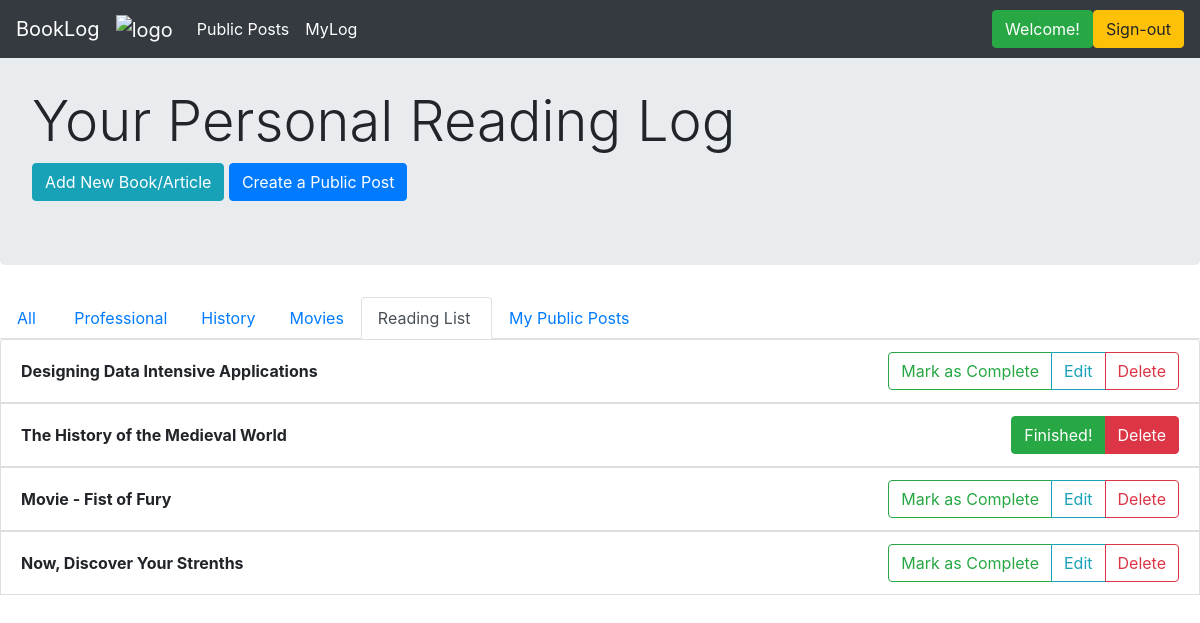
Before: /readinglist (signed in) with the older database file.
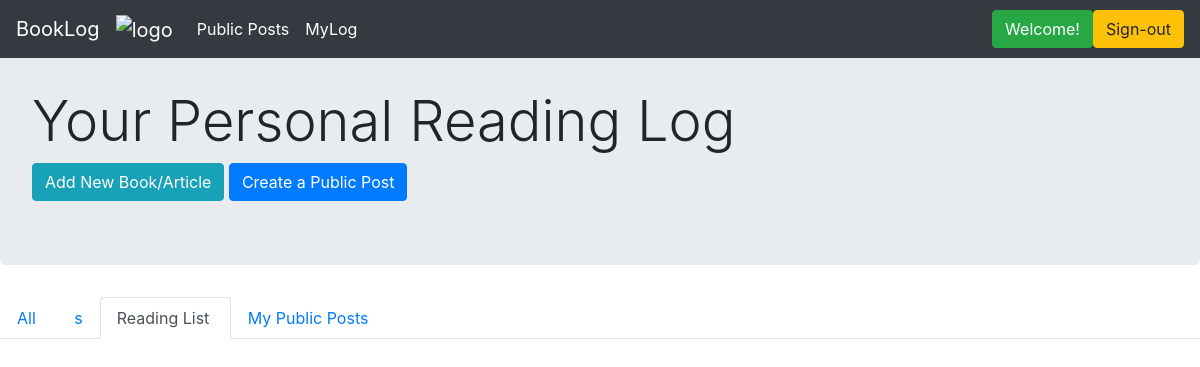
After: the same page with the newer database file.
### application/models.py (models this page shows)
class Category(db.Model):
    __tablename__ = 'categories'
    id = db.Column(db.Integer, primary_key=True)
    name = db.Column(db.String(150), index=True, nullable=False, unique=False)
    user_id = db.Column(db.Integer, ForeignKey('users.id'), nullable=False, index=False)
    user = relationship("User", backref="categories", foreign_keys=[user_id])

class Book(db.Model):
    __tablename__ = 'books_and_other_readings'
    id = db.Column(db.Integer, primary_key=True)
    title = db.Column(db.String(80), index=True, unique=False, nullable=False)
    author = db.Column(db.String(80), index=False, unique=False, nullable=True)
    date_started = db.Column(db.DateTime, index=False, unique=False, nullable=False)
    description = db.Column(db.Text, index=False, unique=False, nullable=True)
    complete = db.Column(db.Boolean, index=False, unique=False, nullable=True)
    user_id = db.Column(db.Integer, ForeignKey('users.id'), nullable=False, index=True)
    user = relationship("User", backref = "books", foreign_keys=[user_id])
    cat_id = db.Column(db.Integer, ForeignKey('categories.id'), nullable=True, index=True)
    category = relationship("Category", backref="books", foreign_keys=[cat_id])

### application/routes.py (the view)
@main_bp.route("/readinglist", methods=['GET'])
@login_required
def reading_list():
    user = User.query.filter_by(id=session.get("user_id")).first()
    books = user.books
    book_titles = []
    for b in reversed(books):
        book_titles.append(b.title)
    return render_template("readinglist.html", books = books, titles = book_titles, cats=user.categories)

### application/auth.py (called while the page is built)
@auth_bp.before_app_request
def load_logged_in_user():
    user_id = session.get('user_id')
    if user_id is None:
        g.user = None
    else:
        g.user = User.query.filter_by(id=user_id).first()

def login_required(view):
    @functools.wraps(view)
    def wrapped_view(**kwargs):
        if g.user is None:
            return redirect(url_for('auth_bp.login'))
        return view(**kwargs)
    return wrapped_view

### application/routes.py (called while the page is built)
@main_bp.before_app_request
def load_logged_in_user():
    user_id = session.get('user_id')
    if user_id is None:
        g.user = None
    else:
        g.user = User.query.filter_by(id=user_id).first()

### application/templates/readinglist.html (shortened to what this page needs)
{% extends 'layout.html' %}
{% block content %}
<div class="jumbotron">
    <br>
    <h1 class="display-4">Your Personal Reading Log</h1>
    <a href="{{url_for('main_bp.create_new')}}" class="btn btn-info" role="button">Add New Book/Article</a>
    <a href="{{url_for('main_bp.create_public_post')}}" class="btn btn-primary" role="button">Create a Public Post</a>
</div>
<ul class="nav nav-tabs">
  <li class="nav-item"> <a class="nav-link" href="{{url_for('main_bp.myLog')}}">All&nbsp;</a> </li>
  {% for cat in cats %}
       <li class="nav-item"> <a class="nav-link" href="{{url_for('main_bp.myLogCat', cat_id=cat.id)}}">{{cat.name}}</a> </li>
  {% endfor %}
  <li class="nav-item"> <a class="nav-link active" href="#">Reading List&nbsp;</a></li>
  <li class="nav-item"> <a class="nav-link" href="{{ url_for('main_bp.my_public_posts')}}">My Public Posts&nbsp;&nbsp;</a></li>
  <div class="btn-toolbar" role="toolbar">
  </div>
</ul>
<ul class="list-group">
{% for book in books %}
  <li class="list-group-item d-flex justify-content-between align-items-center">
    <b>{{titles[loop.index-1]}}</b>
    {% if book.complete %}
    <div class="btn-group" role="group" aria-label="Basic example">
       <a href="#" class="btn btn-success" role="button">Finished!</a>
       <a href="{{url_for('main_bp.delete', book_id=book.id)}}" class="btn btn-danger" role="button">Delete</a>
    </div>
    {% else %}
    <div class="btn-group" role="group" aria-label="Basic example">
      <a href="{{ url_for('main_bp.mark_done', book_id=book.id) }}" class="btn btn-outline-success" role="button">Mark as Complete</a>
      <button class="btn btn-outline-info" type="button" data-toggle="collapse" area-expanded="false" data-target={{"#log" + loop.index|string}}>Edit</button>
      <a href="{{ url_for('main_bp.delete', book_id=book.id) }}" class="btn btn-outline-danger" role="button">Delete</a>
    </div>
    {% endif %}
  </li>
{% endfor %}
</ul>
{% endblock %}

Changed rows visible on the page:
removed Category: name "History"
removed Category: name "Movies"
removed Book: title "Now, Discover Your Strenths"
removed Book: title "Designing Data Intensive Applications"
removed Book: title "Movie - Fist of Fury"
removed Book: title "The History of the Medieval World"
changed Category: name "Professional" → "s"
